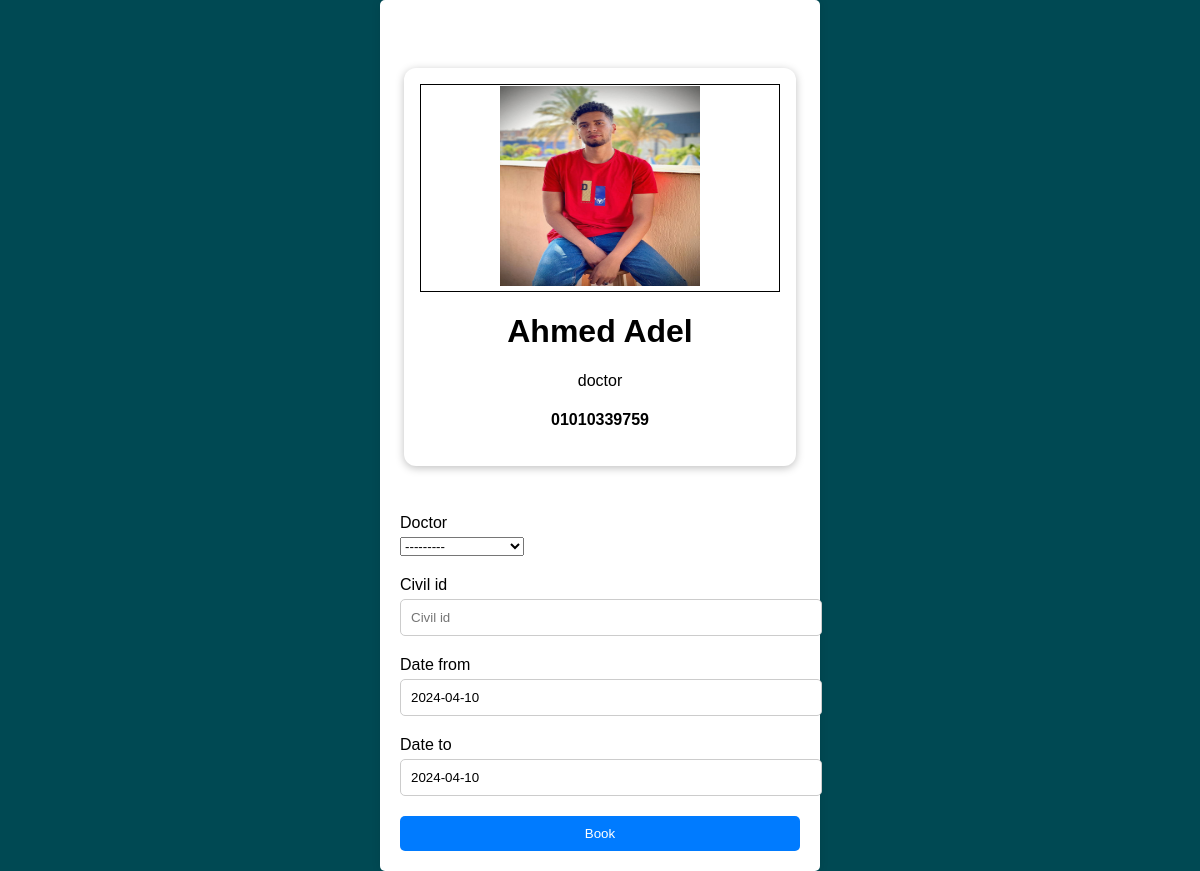
Screenshot of /doctors/ahmed-adel with the database file from the repository.
### doctors/models.py (models this page shows, shortened)
class Doctor(models.Model):
    name = models.CharField(max_length=100)
    image = models.ImageField(upload_to='doctor/')
    specialty =models.TextField(max_length=10000)
    phone_number = models.CharField(max_length=20)
    slug = models.SlugField(null= True,blank=True)
    def __str__(self):
        return self.name

### doctors/views.py (the view, shortened to what this page needs)
# urls.py: path('<slug:slug>',DoctorDetail.as_view(),name='doctors_detail'),
class DoctorDetail(FormMixin,DetailView):
    model = Doctor
    form_class = DoctorBookForm
    template_name ='doctors/doctor_detail.html'
    def get_queryset(self):
        name = self.request.GET.get('q','')
        object_list = Doctor.objects.filter(
            Q(name__icontains=name) |
            Q(specialty__icontains=name)
         )
        return object_list

### doctors/forms.py
class DoctorBookForm(forms.ModelForm):
    class Meta:
        model = DoctorBook
        fields = ['doctor','civil_id','date_from', 'date_to']

### doctors/templates/doctors/doctor_detail.html (shortened to what this page needs)
{% load bootstrap4 %}
<!DOCTYPE html>
<html lang="en">
<head>
</head>
<body>
 <div class="container">
    <div class="item1">
        <div class="item" >
            <img src="{{object.image.url}}" alt="Italian Trulli" width="200px" height="200px">
        </div>
            <h1>{{object}}</h1>
            <p>{{object.specialty}}</p>
            <h4>{{object.phone_number}}</h4>
        </div>
    <div>
    <form action="" method="post" class="form">
        {% bootstrap_form form %}
        {% buttons %}
            <button type="submit" class="btn btn-primary">Book</button>
        {% endbuttons %}
    </form>
</body>
</html>

### doctors/templates/doctors/doctor_detail.html (style rules this page uses)
body { font-family: Arial, sans-serif; margin: 0; background-color: #004953; padding: 0; background-image: url('background_image.jpg'); background-size: cover; background-repeat: no-repeat; background-attachment: fixed; }
.container { max-width: 500px; margin: 20px auto; background-color: #fff; padding: 20px; border-radius: 10px; box-shadow: 0 0 10px rgba(0, 0, 0, 0.1); }
body { font-family: Arial, sans-serif; background-color: #004953;; }
.container { max-width: 400px; margin: 0 auto; padding: 20px; background-color: #fff; border-radius: 5px; box-shadow: 0 0 10px rgba(0, 0, 0, 0.1); }
.form-group { margin-bottom: 20px; }
.form-group label { display: block; margin-bottom: 5px; }
.form-group input[type="text"], .form-group input[type="email"], .form-group textarea { width: 100%; padding: 10px; border: 1px solid #ccc; border-radius: 5px; }
button[type="submit"] { background-color: #007bff; color: #fff; border: none; padding: 10px 20px; border-radius: 5px; cursor: pointer; display: block; width: 100%; }
.item { text-align: center; border: 1px solid #000; padding: 1px; }
h1 { text-align: center; }
p { text-align: center; }
h4 { text-align: center; }
.item1 { margin: 3rem auto; width: 90%; max-width: 40rem; border-radius: 12px; background-color: white; box-shadow: 0 2px 8px rgba(0, 0, 0, 0.25); padding: 1rem; }

### rows the page displays
Doctor: image (picture), name "Ahmed Adel", specialty "doctor", phone_number "01010339759"
